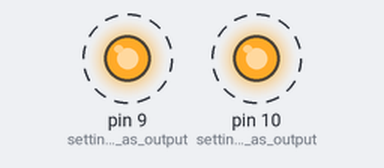
Recording of a sketch running on a simulated Arduino Uno, built with avr-gcc and run on an emulated ATmega328P. On the bench: output pins drawn as LEDs (lit = HIGH). Dashed ring = blinking.

Above: at 0.5 s.
Timing chart, 0 to 4.6 s (numbered marks = the images above):
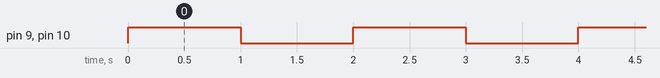

Measured:
- by itself, pin 9 (setting_pin_9_as_output), pin 10 (setting_pin_10_as_output): alternates HIGH for 1.0 s and LOW for 1.0 s

The sketch:

1_Blink.ino
```cpp
/*
  Blink
  Turns an LEDs on for one second, then off for one second, repeatedly
  Use pinMode to set pins as outputs, and use digital write to set state of outputs (LEDs)
  State of LED can either be High having LED on or low having the LED off
*/

// the setup function runs once when you press reset or power the board
void setup() {
pinMode(9, OUTPUT); // setting pin 9 as output (LED 1)
pinMode(10, OUTPUT); // setting pin 10 as output (LED 2)
}

// the loop function runs over and over again forever
void loop() {
digitalWrite(9, HIGH); // turn the LED on (HIGH is the voltage level)
digitalWrite(10, HIGH); // turn the LED on (HIGH is the voltage level)
delay(1000); // wait for a second
digitalWrite(9, LOW); // turn the LED off by making the voltage LOW
digitalWrite(10, LOW); // turn the LED off by making the voltage LOW
delay(1000); // wait for a second
}
```
